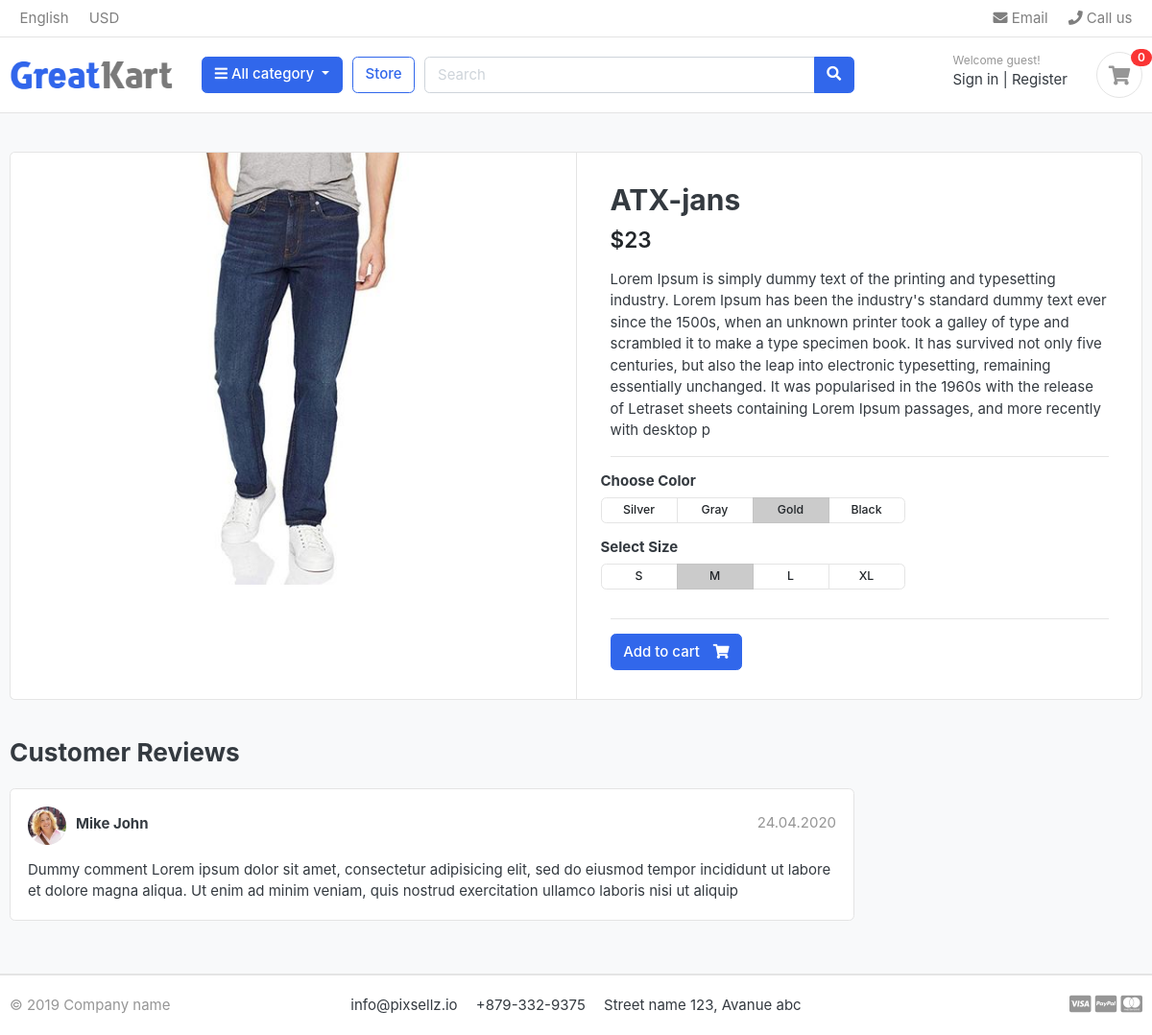
The app's page /store/jeans/atx-jans/, older data.
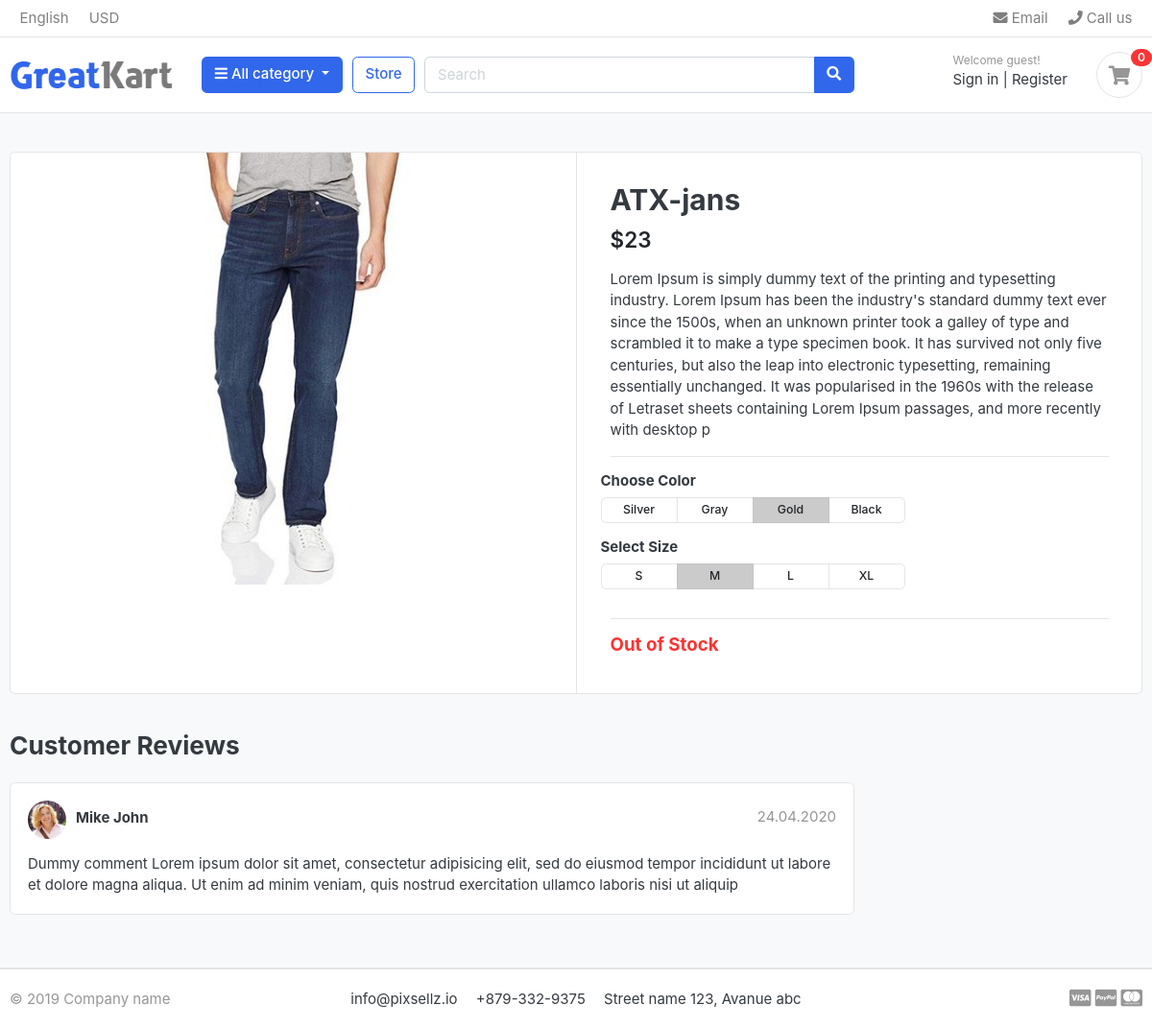
The same page, newer data.
### store/views.py (the view)
def product_detail(request, category_slug, product_slug):
    try:
        single_product = Product.objects.get(
            category__slug=category_slug, slug=product_slug)
    except Exception as e:
        raise e
    context = {
        'single_product': single_product,
    }
    return render(request, 'store/product_detail.html', context)

### category/context_processors.py (called while the page is built)
def menu_links(request):
    links = Category.objects.all()
    return dict(links=links)

### category/models.py (called while the page is built)
    def get_url(self):
        return reverse('products_by_category', args=[self.slug])

### templates/store/product_detail.html
{% extends 'base.html' %}
{% load static %}
{% block content %}
<section class="section-content padding-y bg">
<div class="container">
<div class="card">
	<div class="row no-gutters">
		<aside class="col-md-6">
<article class="gallery-wrap">
	<div class="img-big-wrap">
	   <a href="#"><img src="{{ single_product.image.url }}"></a>
	</div>
</article>
		</aside>
		<main class="col-md-6 border-left">
<article class="content-body">
<h2 class="title">{{ single_product.product_name }}</h2>
<div class="mb-3">
	<var class="price h4">${{ single_product.price }}</var>
</div>
<p>{{ single_product.decription }}</p>
<hr>
	<div class="row">
		<div class="item-option-select">
			<h6>Choose Color</h6>
			<div class="btn-group btn-group-sm btn-group-toggle" data-toggle="buttons">
			  <label class="btn btn-light">
			    <input type="radio" name="radio_color"> Silver
			  </label>
			  <label class="btn btn-light">
			    <input type="radio" name="radio_color" > Gray
			  </label>
			  <label class="btn btn-light active">
			    <input type="radio" name="radio_color checked"> Gold
			  </label>
			  <label class="btn btn-light">
			    <input type="radio" name="radio_color"> Black
			  </label>
			</div>
		</div>
	</div>
	<div class="row">
		<div class="item-option-select">
			<h6>Select Size</h6>
			<div class="btn-group btn-group-sm btn-group-toggle" data-toggle="buttons">
			  <label class="btn btn-light">
			    <input type="radio" name="radio_color"> S
			  </label>
			  <label class="btn btn-light active">
			    <input type="radio" name="radio_color" checked> M
			  </label>
			  <label class="btn btn-light">
			    <input type="radio" name="radio_color"> L
			  </label>
			  <label class="btn btn-light">
			    <input type="radio" name="radio_color"> XL
			  </label>
			</div>
		</div>
	</div>
	<hr>
    {% if single_product.stock <= 0 %}
        <h5 class="text-danger">Out of Stock </h5>
    {% else %}
	<a  href="./product-detail.html" class="btn  btn-primary"> <span class="text">Add to cart</span> <i class="fas fa-shopping-cart"></i>  </a>
    {% endif %}
</article>
		</main>
	</div>
</div>
<br>
<div class="row">
			<div class="col-md-9">
	<header class="section-heading">
		<h3>Customer Reviews </h3>
	</header>
	<article class="box mb-3">
		<div class="icontext w-100">
			<img src="{% static './images/avatars/avatar1.jpg' %}" class="img-xs icon rounded-circle">
			<div class="text">
				<span class="date text-muted float-md-right">24.04.2020 </span>
				<h6 class="mb-1">Mike John </h6>
			</div>
		</div>
		<div class="mt-3">
			<p>
				Dummy comment Lorem ipsum dolor sit amet, consectetur adipisicing elit, sed do eiusmod
				tempor incididunt ut labore et dolore magna aliqua. Ut enim ad minim veniam,
				quis nostrud exercitation ullamco laboris nisi ut aliquip
			</p>
		</div>
	</article>
	</div>
</div>
</div>
</section>
{% endblock %}

Row changes from the older to the newer data that the page shows:
changed Product "ATX-jans": stock 3 → 0 (drawn)
Text that changed along with them:
text no longer shown: "Add to cart"
text now shown: "Out of Stock"
